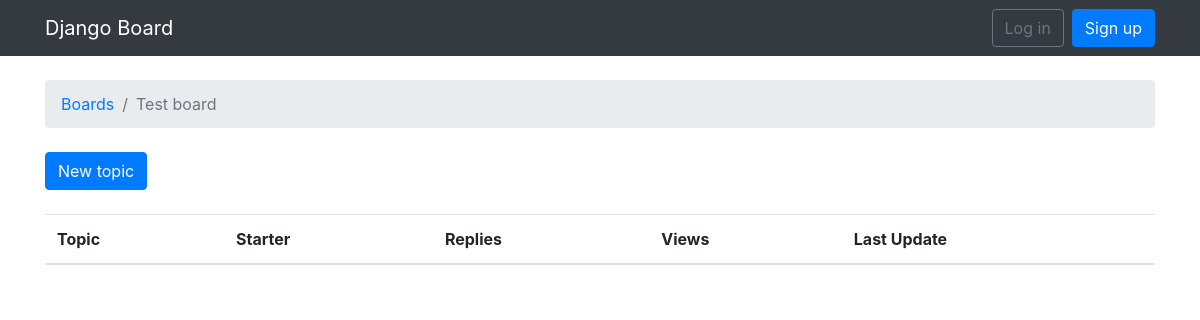
The app's page /boards/4/, older data.
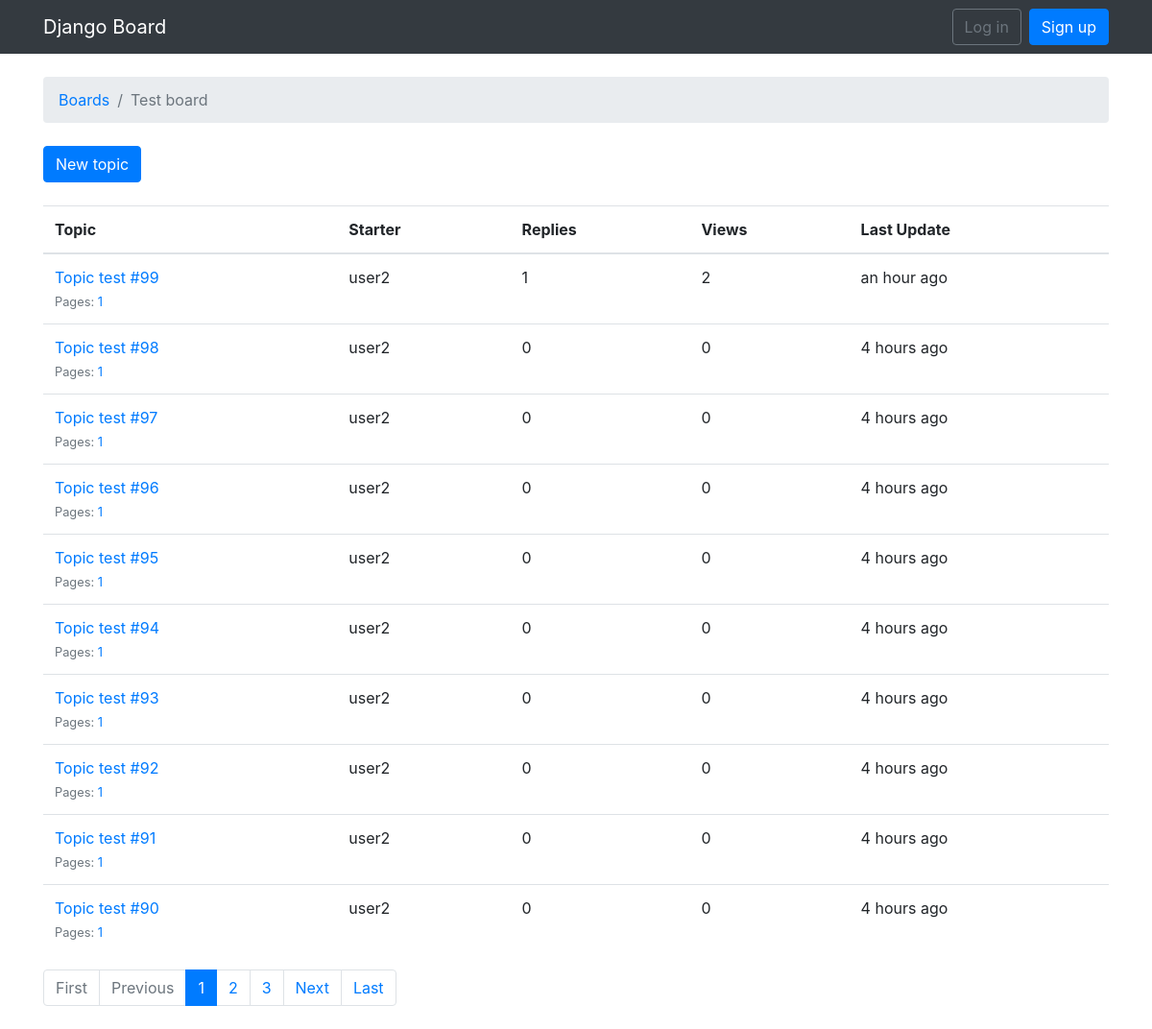
The same page, newer data.
### boards/models.py (models this page shows, shortened)
class Board(models.Model):
    name=models.CharField(max_length=30,unique=True)
    description=models.CharField(max_length=100)

class Topic(models.Model):
    subject=models.CharField(max_length=225)
    last_updated=models.DateTimeField(auto_now_add=True)
    board=models.ForeignKey(Board, related_name='topics',on_delete=models.CASCADE)
    starter=models.ForeignKey(User, related_name='topics',on_delete=models.CASCADE)
    views=models.PositiveIntegerField(default=0)
    def get_page_count(self):
        count=self.posts.count()
        pages=count/10
        return math.ceil(pages)
    def has_many_pages(self, count=None):
        if count is None:
            count=self.get_page_count()
        return count>6
    def get_page_range(self):
        count=self.get_page_count()
        if self.has_many_pages(count):
            return range(1,5)
        return range(1, count+1)

### boards/views.py (the view)
# urls.py: re_path(r'^boards/(?P<pk>\d+)/$', views.TopicListView.as_view(), name='board_topics'),
class TopicListView(ListView):
    model=Topic
    context_object_name='topics'
    template_name='topics.html'
    paginate_by=10
    def get_context_data(self, **kwargs):
        kwargs['board']=self.board
        return super().get_context_data(**kwargs)
    def get_queryset(self):
        self.board=get_object_or_404(Board,pk=self.kwargs.get('pk'))
        queryset=self.board.topics.order_by('-last_updated').annotate(replies=Count('posts')-1)
        return queryset

### templates/topics.html (shortened to what this page needs)
{% extends 'base.html' %}
{% load humanize %}
{% block breadcrumb %}
  <li class="breadcrumb-item"><a href="{% url 'home' %}">Boards</a></li>
  <li class="breadcrumb-item active">{{ board.name }}</li>
{% endblock %}
{% block content %}
    <div class="mb-4">
      <a href="{% url 'new_topic' board.pk %}" class="btn btn-primary">New topic</a>
    </div>
    <table class="table">
      <thead class="thead-inverse">
        <tr>
          <th>Topic</th>
          <th>Starter</th>
          <th>Replies</th>
          <th>Views</th>
          <th>Last Update</th>
        </tr>
      </thead>
      <tbody>
        {% for topic in topics %}
        {% url 'topic_posts' board.pk topic.pk as topic_url %}
          <tr>
            <td>
              <p class="mb-0">
                <a href="{{ topic_url }}">{{ topic.subject }}</a>
              </p>
              <small class="text-muted">
                Pages:
                {% for i in topic.get_page_range %}
                  <a href="{{ topic_url }}?page={{ i }}">{{ i }}</a>
                {% endfor %}
              </small>
            </td>
            <td>{{ topic.starter.username }}</td>
            <td>{{topic.replies}}</td>
            <td>{{ topic.views }}</td>
            <td>{{ topic.last_updated|naturaltime }}</td>
          </tr>
        {% endfor %}
      </tbody>
    </table>
    {% include 'includes/pagination.html' %}
{% endblock %}

### templates/base.html (shortened to what this page needs)
{% load static %}<!DOCTYPE html>
<html>
    <head>
        <link rel="stylesheet" href="{% static 'css/bootstrap.min.css' %}">
    </head>
    <body>
        {% block body %}
        <nav class="navbar navbar-expand-lg navbar-dark bg-dark">
            <div class="container">
                <a class="navbar-brand" href="{% url 'home' %}">Django Board</a>
                <div class="collapse navbar-collapse" id="mainMenu">
                    {% if user.is_authenticated %}
                    <ul class="navbar-nav ml-auto">
                        <li class="nav-item dropdown">
                            <a href="#" id="userMenu" class="nav-link dropdown-toggle" data-toggle="dropdown" aria-haspopup="true" aria-expanded="false">{{ user.username }}</a>
                            <div class="dropdown-menu dropdown-menu-right" aria-labelledby="userMenu">
                                <a href="{% url 'my_account' %}" class="dropdown-item">My account</a>
                                <a href="{% url 'password_change' %}" class="dropdown-item">change password</a>
                                <div class="dropdown-divider"></div>
                                {% comment %} <a href="{% url 'logout' %}" class="dropdown-item">Log out</a> {% endcomment %}
                                <form method="POST" action="{% url 'logout' %}" style="display: inline;">
                                    {% csrf_token %}
                                    <button type="submit" class="dropdown-item">Log out</button>
                                </form>
                            </div>
                        </li>
                    </ul>
                    {% else %}
                    <form class="form-inline ml-auto">
                        <a href="{% url 'login' %}" class="btn btn-outline-secondary">Log in</a>
                        <a href="{% url 'signup' %}" class="btn btn-primary ml-2">Sign up</a>
                    </form>
                    {% endif %}
                </div>
            </div>
        </nav>
        <div class="container">
            <ol class="breadcrumb my-4">
                {% block breadcrumb %}
                {% endblock %}
            </ol>
            {% block content %}
            {% endblock %}
        </div>
        {% endblock body %}
    </body>
</html>

### templates/includes/pagination.html (shortened to what this page needs)
{% if is_paginated %}
  <nav aria-label="Topics pagination" class="mb-4">
    <ul class="pagination">
      {% if page_obj.number > 1 %}
        <li class="page-item">
          <a class="page-link" href="?page=1">First</a>
        </li>
      {% else %}
        <li class="page-item disabled">
          <span class="page-link">First</span>
        </li>
      {% endif %}
      {% if page_obj.has_previous %}
        <li class="page-item">
          <a class="page-link" href="?page={{ page_obj.previous_page_number }}">Previous</a>
        </li>
      {% else %}
        <li class="page-item disabled">
          <span class="page-link">Previous</span>
        </li>
      {% endif %}
      {% for page_num in paginator.page_range %}
        {% if page_obj.number == page_num %}
          <li class="page-item active">
            <span class="page-link">
              {{ page_num }}
            </span>
          </li>
        {% elif page_num > page_obj.number|add:'-3' and page_num < page_obj.number|add:'3' %}
          <li class="page-item">
            <a class="page-link" href="?page={{ page_num }}">{{ page_num }}</a>
          </li>
        {% endif %}
      {% endfor %}
      {% if page_obj.has_next %}
        <li class="page-item">
          <a class="page-link" href="?page={{ page_obj.next_page_number }}">Next</a>
        </li>
      {% else %}
        <li class="page-item disabled">
          <span class="page-link">Next</span>
        </li>
      {% endif %}
      {% if page_obj.number != paginator.num_pages %}
        <li class="page-item">
          <a class="page-link" href="?page={{ paginator.num_pages }}">Last</a>
        </li>
      {% else %}
        <li class="page-item disabled">
          <span class="page-link">Last</span>
        </li>
      {% endif %}
    </ul>
  </nav>
{% endif %}

Row changes from the older to the newer data that the page shows:
added Topic: subject "Topic test #99", get_page_range "1", starter.username "user2", replies "1", views "2", last_updated "an hour ago"
added Topic: subject "Topic test #98", get_page_range "1", starter.username "user2", replies "0", views "0", last_updated "4 hours ago"
added Topic: subject "Topic test #97", get_page_range "1", starter.username "user2", replies "0", views "0", last_updated "4 hours ago"
added Topic: subject "Topic test #96", get_page_range "1", starter.username "user2", replies "0", views "0", last_updated "4 hours ago"
added Topic: subject "Topic test #95", get_page_range "1", starter.username "user2", replies "0", views "0", last_updated "4 hours ago"
added Topic: subject "Topic test #94", get_page_range "1", starter.username "user2", replies "0", views "0", last_updated "4 hours ago"
added Topic: subject "Topic test #93", get_page_range "1", starter.username "user2", replies "0", views "0", last_updated "4 hours ago"
added Topic: subject "Topic test #92", get_page_range "1", starter.username "user2", replies "0", views "0", last_updated "4 hours ago"
added Topic: subject "Topic test #91", get_page_range "1", starter.username "user2", replies "0", views "0", last_updated "4 hours ago"
added Topic: subject "Topic test #90", get_page_range "1", starter.username "user2", replies "0", views "0", last_updated "4 hours ago"
Text that changed along with them:
text now shown: "First Previous Next Last"
new list line: "1"
new list line: "2"
new list line: "3"
